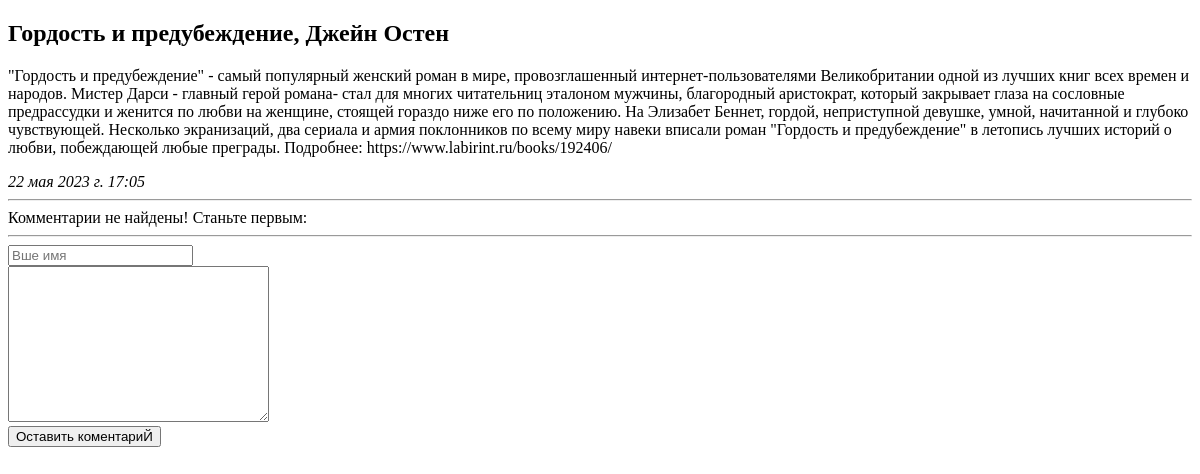
The app's page /book_list/2/, older data.
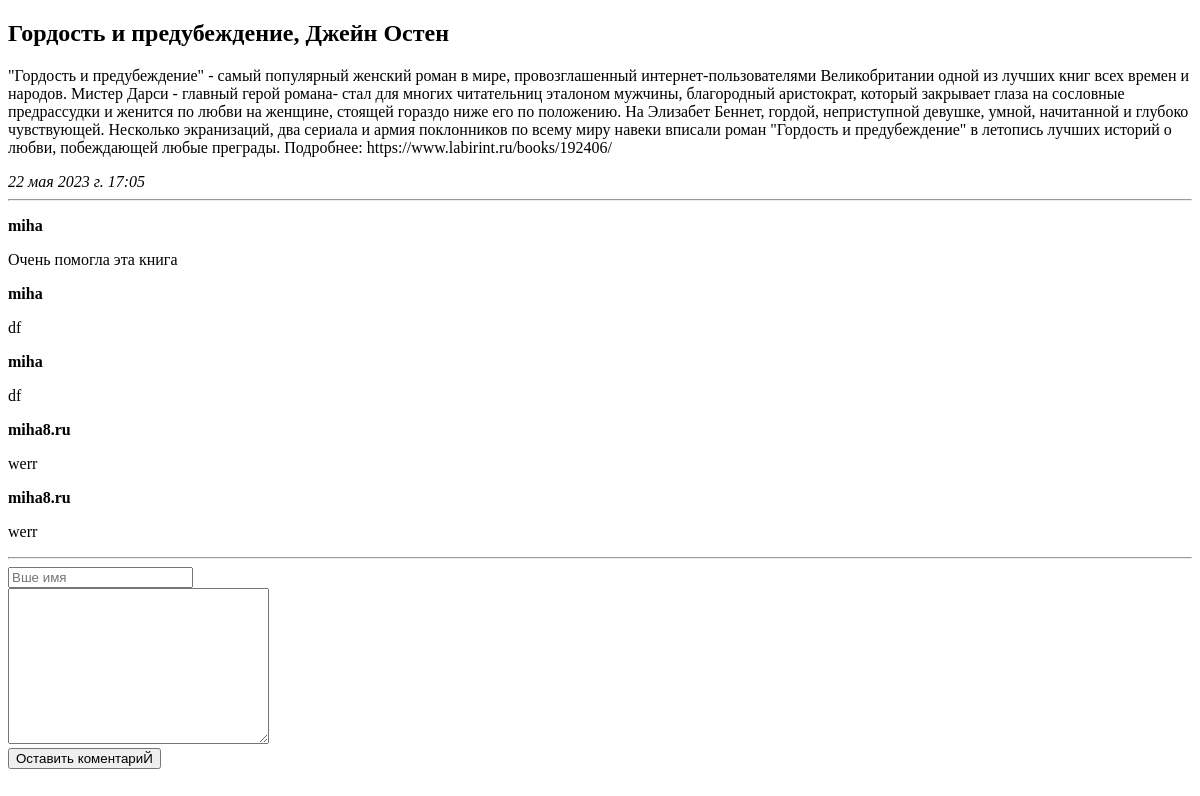
The same page, newer data.
### book_list/models.py (models this page shows, shortened)
class Book(models.Model):
    book_title = models.CharField('название Книги', max_length=100)
    book_text = models.TextField('Описание книгии')
    pub_date = models.DateTimeField('дата публикации')
    class Meta:
        verbose_name = "Книга"
        verbose_name_plural = "Книги"

class Comment(models.Model):
    book = models.ForeignKey(Book, on_delete=models.CASCADE)
    author_name = models.CharField('имя автора', max_length=50)
    comment_text = models.CharField('текст комментария', max_length=200)
    class Meta:
        verbose_name = "Комментарий"
        verbose_name_plural = "Комментарии"

### book_list/views.py (the view)
# urls.py: path('<int:article_id>/', views.detail, name='detail'),# страница книги
def detail(request, article_id):
    try:
        a = Book.objects.get(id=article_id)
    except:
        raise Http404("Книга не найдена!")
    latest_comments_list = a.comment_set.order_by('-id')[:10]
    return render(request,'book_list/detail.html', {'article': a, 'latest_comments_list': latest_comments_list})

### book_list/templates/book_list/detail.html (shortened to what this page needs)
{% extends 'base.html' %}
{% block content %}
<h2>{{article.book_title}}</h2>
<p>{{article.book_text}}</p>
<em>{{article.pub_date}}</em>
<hr>
{% if latest_comments_list %}
    {% for c in latest_comments_list %}
        <p>
            <strong>{{c.author_name}}</strong>
            <p>{{c.comment_text}}</p>
        </p>
    {% endfor %}
{% else %}
Комментарии не найдены! Станьте первым:
{% endif %}
<hr>
<form action="{% url 'book_list:leave_comment' article.id %}" method="POST">
    <input type="text" required placeholder="Вше имя" name="name"><br>
    <textarea name="text"  required="" placeholder="Текст комментария" cols="30" rows="10">
    </textarea><br>
    <button type="submit">Оставить коментариЙ</button>
</form>
{% endblock %}

### book_list/templates/base.html (shortened to what this page needs)
<!doctype html>
<html lang="ru">
<head>
</head>
<body>
    {% block content %}Сайт Книг{% endblock %}
</body>
</html>

Row changes from the older to the newer data that the page shows:
added Comment: author_name "miha", comment_text "Очень помогла эта книга"
added Comment: author_name "miha", comment_text "df"
added Comment: author_name "miha", comment_text "df"
added Comment: author_name "miha8.ru", comment_text "werr"
added Comment: author_name "miha8.ru", comment_text "werr"
Text that changed along with them:
text no longer shown: "Комментарии не найдены! Станьте первым:"
